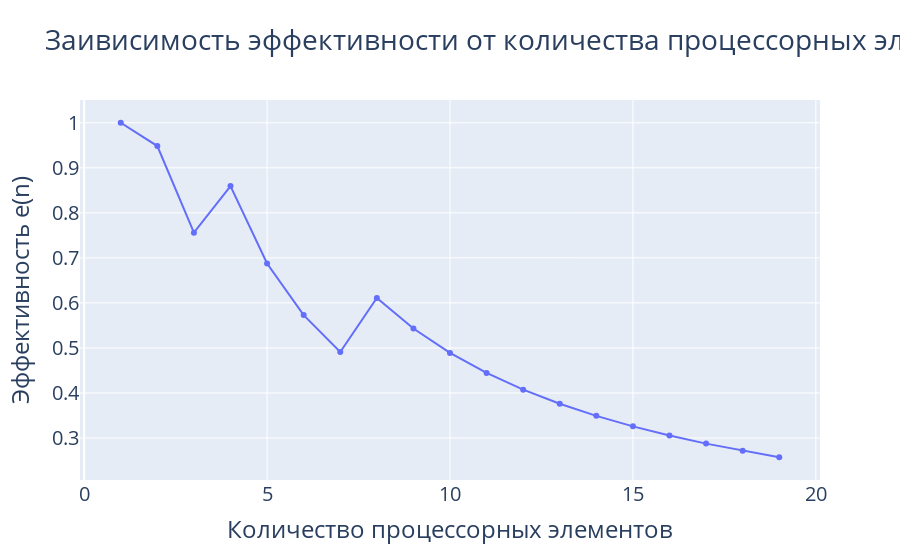

Write notebook code for a chart like this one.
### Markdown cell above
## Efficency on procs elems

### Code cell
x = []
y = []
ranks = []
for i in range(1, 20):
    matrix = MatrixPU(config={'PROCS_ELEMS': i})
    report = matrix.report
    x.append(report['procs_amount'])
    y.append(report['efficency'])
fig = go.Figure()
fig.add_trace(
    go.Scatter(x=x, y=y, name='e(n)',
               text=[f'n = {x}, e(n) = {y}' for x, y in zip(x, y)])
)
fig.update_layout(title='Заивисимость эффективности от количества процессорных элементов',
                  font=dict(size=20),
                  xaxis_title='Количество процессорных элементов',
                  yaxis_title='Эффективность e(n)')
fig.show()

### Figure 1 — Plotly figure (JSON) as saved in the notebook; plotly's stock layout.template omitted (floating-point values rounded to 4 significant figures)
{"data": [{"name": "e(n)", "text": ["n = 1, e(n) = 1.0", "n = 2, e(n) = 0.9482758620689655", "n = 3, e(n) = 0.7560137457044673", "n = 4, e(n) = 0.859375", "n = 5, e(n) = 0.6875", "n = 6, e(n) = 0.5729166666666666", "n = 7, e(n) = 0.49107142857142855", "n = 8, e(n) = 0.6111111111111112", "n = 9, e(n) = 0.54320987654321", "n = 10, e(n) = 0.48888888888888893", "n = 11, e(n) = 0.4444444444444445", "n = 12, e(n) = 0.40740740740740744", "n = 13, e(n) = 0.3760683760683761", "n = 14, e(n) = 0.34920634920634924", "n = 15, e(n) = 0.32592592592592595", "n = 16, e(n) = 0.3055555555555556", "n = 17, e(n) = 0.28758169934640526", "n = 18, e(n) = 0.271604938271605", "n = 19, e(n) = 0.2573099415204679"], "type": "scatter", "x": [1, 2, 3, 4, 5, 6, 7, 8, 9, 10, 11, 12, 13, 14, 15, 16, 17, 18, 19], "y": [1, 0.9483, 0.756, 0.8594, 0.6875, 0.5729, 0.4911, 0.6111, 0.5432, 0.4889, 0.4444, 0.4074, 0.3761, 0.3492, 0.3259, 0.3056, 0.2876, 0.2716, 0.2573]}], "layout": {"font": {"size": 20}, "title": {"text": "Заивисимость эффективности от количества процессорных элементов"}, "xaxis": {"title": {"text": "Количество процессорных элементов"}}, "yaxis": {"title": {"text": "Эффективность e(n)"}}}}
